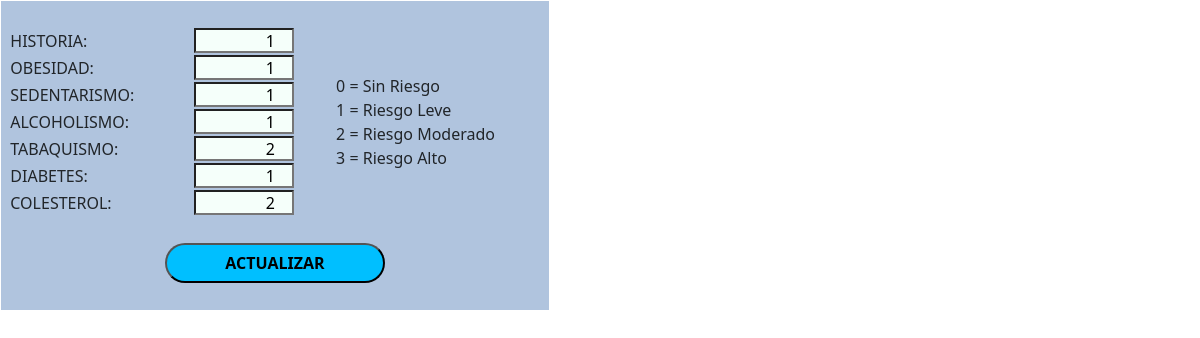
The page /factores_agregar.php on the database its author committed.
### tables this page shows
CREATE TABLE `factores` (
  `id` int(11) NOT NULL,
  `dui` int(10) NOT NULL,
  `historia` char(1) NOT NULL DEFAULT '0',
  `obesidad` char(1) NOT NULL DEFAULT '0',
  `sedentarismo` char(1) NOT NULL DEFAULT '0',
  `alcoholismo` char(1) NOT NULL DEFAULT '0',
  `tabaquismo` char(1) NOT NULL DEFAULT '0',
  `diabetes` char(1) NOT NULL DEFAULT '0',
  `colesterol` char(1) NOT NULL DEFAULT '0',
  `ingreso` date NOT NULL DEFAULT current_timestamp()
);

### factores_cargar_paciente.php (called while the page is built)
<?php
$dsn = 'mysql:host=localhost;dbname=ta';
$username = 'root';
$password = '';
try {
    $pdo = new PDO($dsn, $username, $password);
    $pdo->setAttribute(PDO::ATTR_ERRMODE, PDO::ERRMODE_EXCEPTION);
    $stmt = $pdo->prepare("SELECT dui FROM tmppaciente LIMIT 1");
    $stmt->execute();
    $dui = $stmt->fetchColumn();
    if ($dui) {
        $stmt = $pdo->prepare("SELECT historia, obesidad, sedentarismo, alcoholismo, tabaquismo, diabetes, colesterol
                               FROM factores WHERE dui = :dui");
        $stmt->bindParam(':dui', $dui, PDO::PARAM_STR);
        $stmt->execute();
        $factor = $stmt->fetch(PDO::FETCH_ASSOC);
        if ($factor) {
            $historia = $factor['historia'];
            $obesidad = $factor['obesidad'];
            $sedentarismo = $factor['sedentarismo'];
            $alcoholismo = $factor['alcoholismo'];
            $tabaquismo = $factor['tabaquismo'];
            $diabetes = $factor['diabetes'];
            $colesterol = $factor['colesterol'];
        } else {
            echo "No se encontró ningún registro en la tabla factores para el DUI especificado.";
        }
    } else {
        echo "No se encontró ningún DUI en la tabla tmppaciente.";
    }
} catch (PDOException $e) {
    echo "Error: " . $e->getMessage();
}

### factores_agregar.php (the view)
<!DOCTYPE html>
<html>
    <head>
        <?php
            include_once "css.php";
            include_once "factores_cargar_paciente.php";
        ?>
    </head>
    <body>
        <table border="0" width="550px">
            <tr>
                <td>
                    <form action="factores_actualizar.php" method="POST">
                        <table class="tablaDatos">
                            <tr><td>&nbsp;</td></tr>
                            <tr>
                                <td width="35%">
                                    &nbsp; HISTORIA:
                                </td>
                                <td>
                                    <input type="number" min="0" max="3" name="txtHistoria" class="textoFactores" value="<?php echo $historia; ?>" >
                                </td>
                                <td rowspan="7">
                                    &nbsp; 0 = Sin Riesgo       <br>
                                    &nbsp; 1 = Riesgo Leve      <br>
                                    &nbsp; 2 = Riesgo Moderado  <br>
                                    &nbsp; 3 = Riesgo Alto
                                </td>
                            </tr>
                            <tr>
                                <td>
                                    &nbsp; OBESIDAD:
                                </td>
                                <td>
                                    <input type="number" min="0" max="3" name="txtObesidad" class="textoFactores" value="<?php echo $obesidad; ?>">
                                </td>
                            </tr>
                            <tr>
                                <td>
                                    &nbsp; SEDENTARISMO:
                                </td>
                                <td>
                                    <input type="number" min="0" max="3" name="txtSedentarismo" class="textoFactores" value="<?php echo $sedentarismo; ?>">
                                </td>
                            </tr>
                            <tr>
                                <td>
                                    &nbsp; ALCOHOLISMO:
                                </td>
                                <td>
                                    <input type="number" min="0" max="3" name="txtAlcoholismo" class="textoFactores" value="<?php echo $alcoholismo; ?>">
                                </td>
                            </tr>
                            <tr>
                                <td>
                                    &nbsp; TABAQUISMO:
                                </td>
                                <td>
                                    <input type="number" min="0" max="3" name="txtTabaquismo" class="textoFactores" value="<?php echo $tabaquismo; ?>">
                                </td>
                            </tr>
                            <tr>
                                <td>
                                    &nbsp; DIABETES:
                                </td>
                                <td>
                                    <input type="number" min="0" max="3" name="txtDiabetes" class="textoFactores" value="<?php echo $diabetes; ?>">
                                </td>
                            </tr>
                            <tr>
                                <td>
                                    &nbsp; COLESTEROL:
                                </td>
                                <td>
                                    <input type="number" min="0" max="3" name="txtColesterol" class="textoFactores" value="<?php echo $colesterol; ?>">
                                </td>
                            </tr>
                            <tr><td>&nbsp;</td></tr>
                            <tr>
                                <td colspan="3" align="center">
                                    <input type="submit" name="btnActualizar" value="ACTUALIZAR" class="botonAceptar">
                                </td>
                            </tr>
                            <tr><td>&nbsp;</td></tr>
                        </table>
                    </form>
                </td>
            </tr>
        </table>
    </body>
</html>

### css.php (style rules this page uses)
.tablaDatos { width: 100%; background-color:lightsteelblue; }
.textoFactores { width: 100px; height: 25px; background-color:mintcream; font-size: 16px; text-transform: uppercase; text-align: right; }
.botonAceptar { font-weight: bold; width: 220px; height: 40px; background-color:deepskyblue; border-radius: 25px; color: black; }

### rows shown on the page
factores: txtHistoria "1", txtObesidad "1", txtSedentarismo "1", txtAlcoholismo "1", txtTabaquismo "2", txtDiabetes "1", txtColesterol "2"
